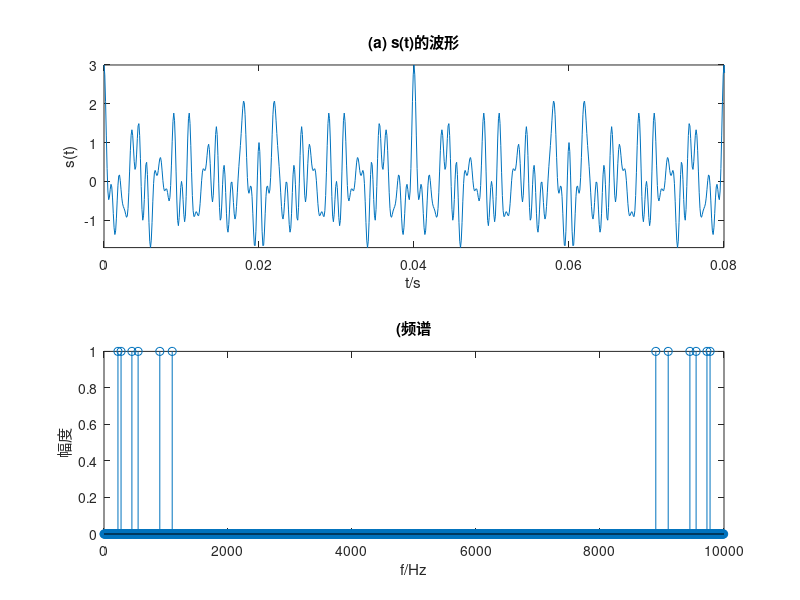
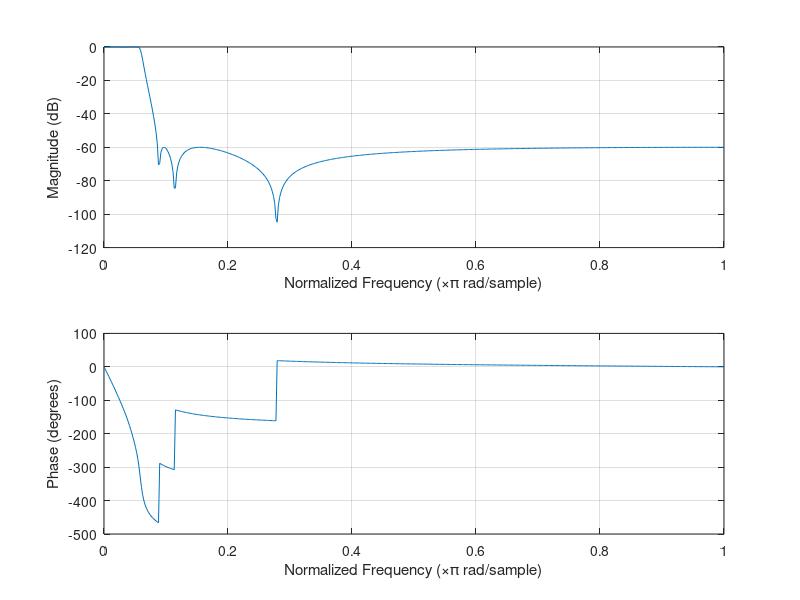
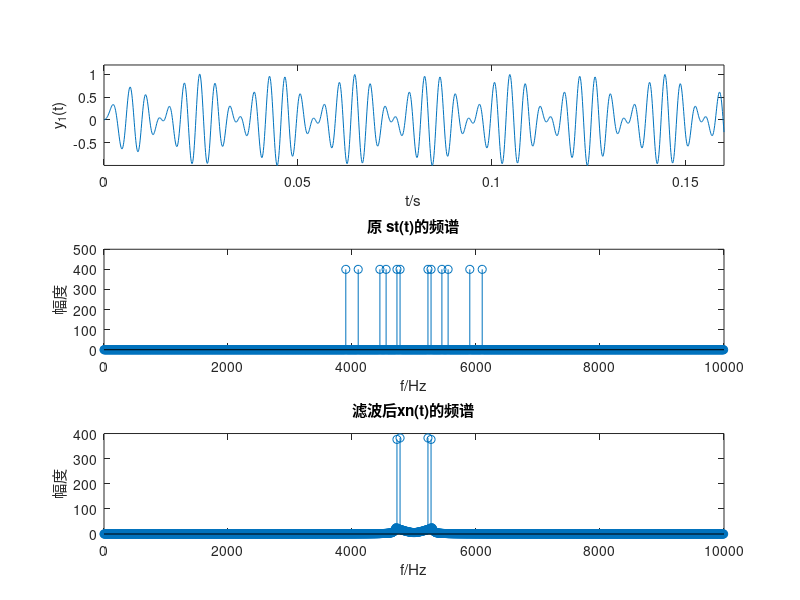

Reproduce these figures in MATLAB, in order. (Note: this script raises an error after producing the figures.)
function main
st=mstg;   %调用信号产生函数mstg产生由三路抑制载波调幅信号相加构成的复合信号s
Fs=10000; T=1/Fs;  %采样频率
fp=280; fs=450;wp=2*fp/Fs;ws=2*fs/Fs; %低通
   name='y_1(t)';LHL_filter(wp,ws,name,st,T,'low');
fp_L=440; fp_R=560;fs_L=275; fs_R=900;%带通
   wp=[2*fp_L/Fs,2*fp_R/Fs];ws=[2*fs_L/Fs,2*fs_R/Fs];
   name='y_2(t)'; LHL_filter(wp,ws,name,st,T,'bandpass');
fp=890; fs=600;wp=2*fp/Fs;ws=2*fs/Fs; %高通
   name='y_3(t)';LHL_filter(wp,ws,name,st,T,'high');
end
function LHL_filter(wp,ws,name,st,T,flag)
rp=0.1;rs=60; %DF指标（低通滤波器的通、阻带边界频）
[N,wp]=ellipord(wp,ws,rp,rs); %调用ellipord计算椭圆DF阶数N和通带截止频率wp?
[B,A]=ellip(N,rp,rs,wp,flag); %调用ellip计算椭圆带通DF系统函数系数向量B和A
yt=filter(B,A,st); %滤波器软件实现
 figure; freqz(B,A);%B,A分别为系统函数分子，分母多项式系数向量?
 figure;tplot(st,yt,T,name);
end
function tplot(st,xn,T,name)
%时域序列连续曲线绘图函数?
%?xn:信号数据序列，%?T为采样间隔
N=length(xn);n=0:N-1; t=n*T; Tp=N*T; f=n/Tp;
subplot(311);plot(t,xn);xlabel('t/s');ylabel(name);
axis([0,t(end),min(xn),1.2*max(xn)]);
subplot(312);stem(f,abs(fftshift(fft(st,N))));
title('原 st(t)的频谱');xlabel('f/Hz');ylabel('幅度');
subplot(313);stem(f,abs(fftshift(fft(xn,N))));
title('滤波后xn(t)的频谱');xlabel('f/Hz');ylabel('幅度');
end
function st=mstg
%产生信号序列向量st,并显示st的时域波形和频谱
%st=mstg 返回三路调幅信号相加形成的混合信号，长度N=1600
N=1600;Fs=10000;T=1/Fs;Tp=N*T; % N为信号st的长度。采样频率Fs=10kHz，Tp为采样时间
t=0:T:(N-1)*T;k=0:N-1;f=k/Tp;
fc1=Fs/10;fm1=fc1/10;%第1路调幅信号的载波频率fc1=1000Hz,调制信号频率fm1=100Hz
fc2=Fs/20;fm2=fc2/10;%第2路调幅信号的载波频率fc2=500Hz,调制信号频率fm2=50Hz
fc3=Fs/40;fm3=fc3/10;%第3路调幅信号的载波频率fc3=250Hz,调制信号频率fm3=25Hz                  
xt1=cos(2*pi*fm1*t).*cos(2*pi*fc1*t); %产生第1路调幅信号
xt2=cos(2*pi*fm2*t).*cos(2*pi*fc2*t); %产生第2路调幅信号
xt3=cos(2*pi*fm3*t).*cos(2*pi*fc3*t); %产生第3路调幅信号
st=xt1+xt2+xt3;         %三路调幅信号相加
fxt=fft(st,N);          %计算信号st的频谱
subplot(211);plot(t,st);xlabel('t/s');ylabel('s(t)');
axis([0,Tp/2,min(st),max(st)]);title('(a) s(t)的波形');
subplot(212);stem(f,abs(fxt)./max(abs(fxt)));
title('(频谱');xlabel('f/Hz');ylabel('幅度');
end